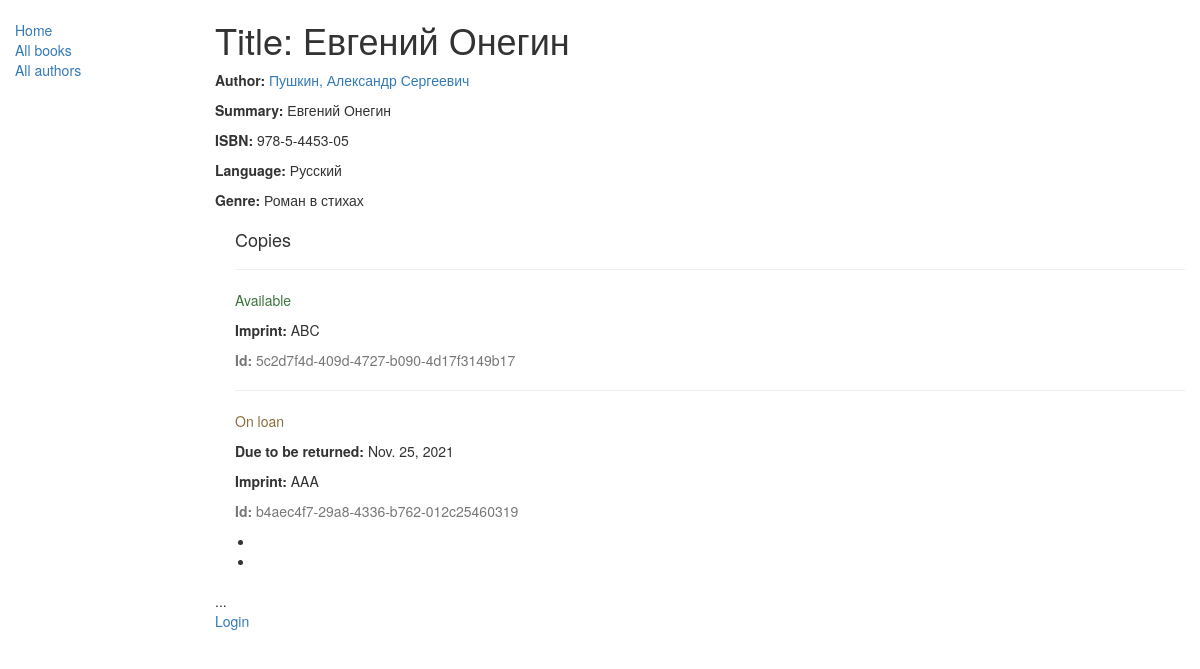
The app's page /catalog/book/4 with its own data.
### catalog/models.py (models this page shows, shortened)
class Book(models.Model):
    title = models.CharField(max_length=200)
    author = models.ForeignKey('Author', on_delete=models.SET_NULL, null=True)
    summary = models.TextField(max_length=1000, help_text="Enter a brief description of the book")
    isbn = models.CharField('ISBN', max_length=13,
                            help_text='13 Character <a href="https://www.isbn-international.org/content/what-isbn">ISBN number</a>')
    genre = models.ManyToManyField(Genre, help_text="Select a genre for this book")
    language = models.ForeignKey('Language', on_delete=models.SET_NULL, null=True)
    class Meta:
        ordering = ['title', 'author']
    def display_genre(self):
        """
        Creates a string for the Genre. This is required to display genre in Admin.
        """
        return ', '.join([genre.name for genre in self.genre.all()[:3]])
    display_genre.short_description = 'Genre'

class Author(models.Model):
    first_name = models.CharField(max_length=100)
    last_name = models.CharField(max_length=100)
    date_of_birth = models.DateField(null=True, blank=True)
    date_of_death = models.DateField('died', null=True, blank=True)
    class Meta:
        ordering = ["last_name", "first_name"]
    def __str__(self):
        return '{0}, {1}'.format(self.last_name, self.first_name)  # '%s, %s' % (self.last_name, self.first_name)

class Language(models.Model):
    name = models.CharField(max_length=200,
                            help_text="Enter the book's natural language (e.g. English, French, Japanese etc.)")
    def __str__(self):
        return self.name

class Genre(models.Model):
    name = models.CharField(max_length=200, help_text="Enter a book genre (e.g. Science Fiction, French Poetry etc.)")
    def __str__(self):
        return self.name

class BookInstance(models.Model):
    id = models.UUIDField(primary_key=True, default=uuid.uuid4,
                          help_text="Unique ID for this particular book across whole library")
    book = models.ForeignKey('Book', on_delete=models.SET_NULL, null=True)
    imprint = models.CharField(max_length=200)
    due_back = models.DateField(null=True, blank=True)
    borrower = models.ForeignKey(User, on_delete=models.SET_NULL, null=True, blank=True)
    LOAN_STATUS = (
        ('m', 'Maintenance'),
        ('o', 'On loan'),
        ('a', 'Available'),
        ('r', 'Reserved'),
    )
    status = models.CharField(max_length=1, choices=LOAN_STATUS, blank=True, default='m', help_text='Book availability')
    class Meta:
        ordering = ["due_back"]
        permissions = (("can_mark_returned", "Set book as returned"),)

### catalog/views.py (the view)
# urls.py: url(r'^book/(?P<pk>\d+)$', views.BookDetailView.as_view(), name='book-detail'),
class BookDetailView(generic.DetailView):
    model = Book

### catalog/templates/catalog/book_detail.html (shortened to what this page needs)
{% extends "base_generic.html" %}
{% block content %}
  <h1>Title: {{ book.title }}</h1>
  <p><strong>Author:</strong> <a href="{% url 'author-detail' book.author.pk %}">{{ book.author }}</a></p>
  <p><strong>Summary:</strong> {{ book.summary }}</p>
  <p><strong>ISBN:</strong> {{ book.isbn }}</p>
  <p><strong>Language:</strong> {{ book.language }}</p>
  <p><strong>Genre:</strong> {% for genre in book.genre.all %} {{ genre }}{% if not forloop.last %}, {% endif %}{% endfor %}</p>
  <div style="margin-left:20px;margin-top:20px">
    <h4>Copies</h4>
    {% for copy in book.bookinstance_set.all %}
    <hr>
    <p class="{% if copy.status == 'a' %}text-success{% elif copy.status == 'd' %}text-danger{% else %}text-warning{% endif %}">{{ copy.get_status_display }}</p>
    {% if copy.status != 'a' %}<p><strong>Due to be returned:</strong> {{copy.due_back}}</p>{% endif %}
    <p><strong>Imprint:</strong> {{copy.imprint}}</p>
    <p class="text-muted"><strong>Id:</strong> {{copy.id}}</p>
    {% endfor %}
  </div>
   <ul>
       <li>
      </li>
      <li>
      </li>
    </ul>
{% endblock %}

### records on screen
Book: title "Евгений Онегин", author "Пушкин, Александр Сергеевич", summary "Евгений Онегин", isbn "978-5-4453-05", language "Русский"
Genre: name "Роман в стихах"
BookInstance: status "Available", imprint "ABC", id "5c2d7f4d-409d-4727-b090-4d17f3149b17"
BookInstance: status "On loan", due_back "Nov. 25, 2021", imprint "AAA", id "b4aec4f7-29a8-4336-b762-012c25460319"
